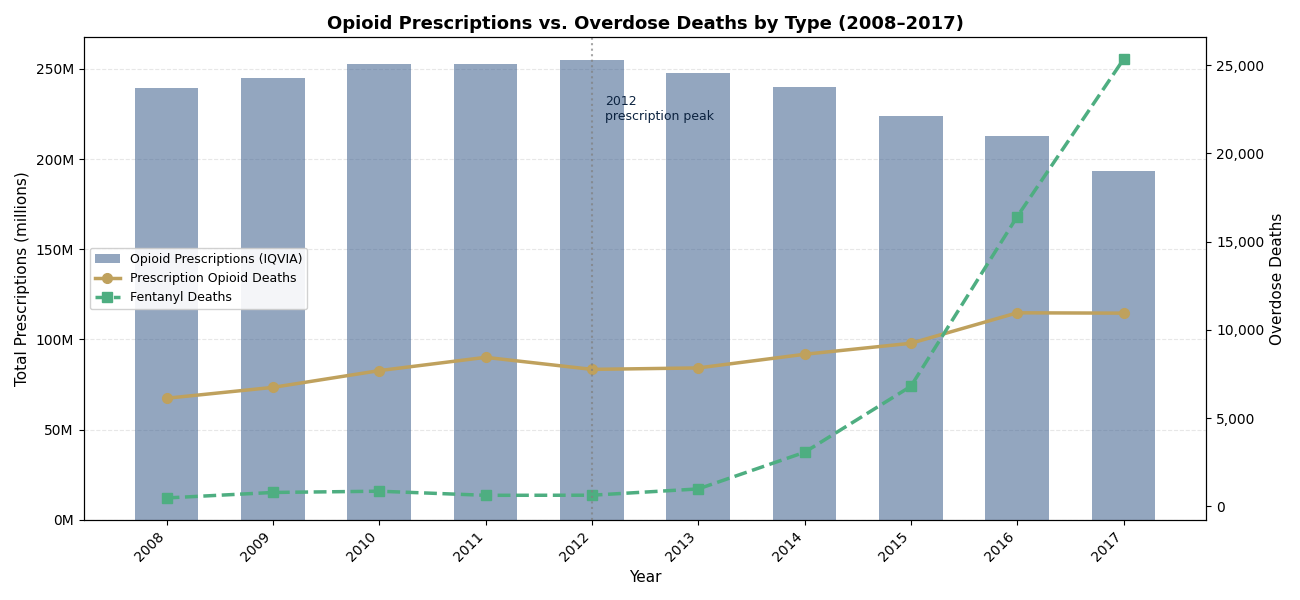

Source code (Python):
import os
import pandas as pd
import matplotlib.pyplot as plt
import matplotlib.ticker as mticker
import numpy as np

BASE    = r"C:/Users/M16Mc/Documents/2026/lucyInstituteChallenge"
CDC_DIR = r"C:/Users/M16Mc/Documents/2026/lucyInstituteChallenge/Datasets/cdc"

# ── Colours ───────────────────────────────────────────────────────────────
DARK_BLUE = "#0C2340"   # Dark Blue
MID_BLUE  = "#3B5E8C"   # midpoint between #0C2340 and #E1E8F2
RX_DEATH_CLR = "#BFA15D"   # Golden Brown
FENT_CLR     = "#4EAE81"   # Teal

# ── 1. IQVIA prescriptions (county panel → aggregate nationally) ──────────
med_rx = pd.read_csv(
    os.path.join(BASE, "output", "county", "iqvia_county_year_panel.csv"),
    usecols=["county_fips", "year", "total_rx"],
)
med_rx = med_rx[(med_rx["year"] >= 2008) & (med_rx["year"] <= 2017)]
national_rx = med_rx.groupby("year", as_index=False)["total_rx"].sum()


# ── 2. CDC drug-type breakouts ────────────────────────────────────────────
# T40.2 = Other opioids (prescription: oxy/hydro)
# T40.4 = Other synthetic narcotics (fentanyl)
# Dropped: T40.1 heroin, T40.3 methadone, T40.5 cocaine, T43.6 meth
PRESCRIPTION_CODES = {"T40.2"}
FENTANYL_CODES     = {"T40.4"}
KEEP_CODES         = PRESCRIPTION_CODES | FENTANYL_CODES

def _load_drugtype_csv(filename: str) -> pd.DataFrame:
    """Load a CDC WONDER multiple-cause county file, filter to T40.2/T40.4,
    and aggregate to national deaths per year by drug type."""
    path = os.path.join(CDC_DIR, filename)
    raw  = pd.read_csv(path, dtype=str, low_memory=False)

    code_col = "Multiple Cause of death Code"
    raw = raw[raw[code_col].isin(KEEP_CODES)].copy()

    raw["Year"]       = pd.to_numeric(raw["Year"],       errors="coerce")
    raw["Deaths"]     = pd.to_numeric(raw["Deaths"].astype(str).str.replace(",", ""), errors="coerce")
    raw["Population"] = pd.to_numeric(raw["Population"].astype(str).str.replace(",", ""), errors="coerce")

    raw["drug_type"] = raw[code_col].map(
        {**{c: "prescription" for c in PRESCRIPTION_CODES},
         **{c: "fentanyl"     for c in FENTANYL_CODES}}
    )

    nat = raw.groupby(["Year", "drug_type"], as_index=False).agg(deaths=("Deaths", "sum"))

    # Population: sum unique county populations per year
    county_pop = raw.drop_duplicates(subset=["County Code", "Year", "Population"])
    pop_nat    = county_pop.groupby("Year", as_index=False)["Population"].sum()
    nat        = nat.merge(pop_nat, on="Year")
    nat["rate"] = nat["deaths"] / nat["Population"] * 100_000
    return nat.rename(columns={"Year": "year"})


# Concatenate both year-range files and pivot wide
drug_df = pd.concat([
    _load_drugtype_csv("overdose_by_county_drugtype_2008-2012.csv"),
    _load_drugtype_csv("overdose_by_county_drugtype_2013-2017.csv"),
], ignore_index=True)

drug_wide = drug_df.pivot_table(
    index="year", columns="drug_type",
    values=["deaths", "rate"], aggfunc="sum"
).reset_index()
drug_wide.columns = ["year"] + [
    f"{val}_{dtype}" for val, dtype in drug_wide.columns[1:]
]


# ── 3. Merge on year ──────────────────────────────────────────────────────
df = national_rx.merge(drug_wide, on="year", how="inner")
df = df.sort_values("year").reset_index(drop=True)


# ── 4. Plot ───────────────────────────────────────────────────────────────
base_year   = 2012
fig, ax1    = plt.subplots(figsize=(13, 6))
x           = np.arange(len(df))
diverge_idx = df.index[df["year"] == base_year][0]

# ── Left axis: total opioid prescriptions (bars) ──────────────────────────
ax1.bar(x, df["total_rx"] / 1_000_000, width=0.6,
        color=MID_BLUE, alpha=0.55, label="Opioid Prescriptions (IQVIA)")
ax1.set_ylabel("Total Prescriptions (millions)", color="black", fontsize=11)
ax1.tick_params(axis="y", labelcolor="black")
ax1.yaxis.set_major_formatter(mticker.FuncFormatter(lambda v, _: f"{v:,.0f}M"))

# ── Right axis: overdose deaths (lines) ───────────────────────────────────
ax2 = ax1.twinx()
ax2.plot(x, df["deaths_prescription"], "o-",  color=RX_DEATH_CLR, linewidth=2.5,
         markersize=7, label="Prescription Opioid Deaths")
ax2.plot(x, df["deaths_fentanyl"],     "s--", color=FENT_CLR,     linewidth=2.5,
         markersize=7, label="Fentanyl Deaths")
ax2.set_ylabel("Overdose Deaths", color="black", fontsize=11)
ax2.yaxis.set_major_formatter(mticker.FuncFormatter(lambda v, _: f"{int(v):,}"))

# ── Divergence marker ─────────────────────────────────────────────────────
ymax_deaths = max(df["deaths_prescription"].max(), df["deaths_fentanyl"].max())
ax2.axvline(diverge_idx, linestyle=":", color="gray", alpha=0.7, linewidth=1.5)
ax2.annotate(
    "2012\nprescription peak",
    xy=(diverge_idx + 0.12, ymax_deaths * 0.92),
    fontsize=9, color=DARK_BLUE, va="top",
)

# ── X-axis ────────────────────────────────────────────────────────────────
ax1.set_xticks(x)
ax1.set_xticklabels(df["year"].astype(int), rotation=45, ha="right")
ax1.set_xlabel("Year", fontsize=11)

# ── Title ─────────────────────────────────────────────────────────────────
ax1.set_title(
    "Opioid Prescriptions vs. Overdose Deaths by Type (2008–2017)",
    fontsize=13, fontweight="bold",
)

# ── Combined legend ───────────────────────────────────────────────────────
lines1, labels1 = ax1.get_legend_handles_labels()
lines2, labels2 = ax2.get_legend_handles_labels()
ax1.legend(lines1 + lines2, labels1 + labels2, loc="center left", fontsize=9, framealpha=0.9)

# ── Grid (left axis only, subtle) ─────────────────────────────────────────
ax1.yaxis.grid(True, linestyle="--", alpha=0.3)
ax1.set_axisbelow(True)

plt.tight_layout()
plt.savefig(os.path.join(BASE, "output", "divergence_plot.png"), dpi=150, bbox_inches="tight")
plt.show()
print("Saved → output/divergence_plot.png")
